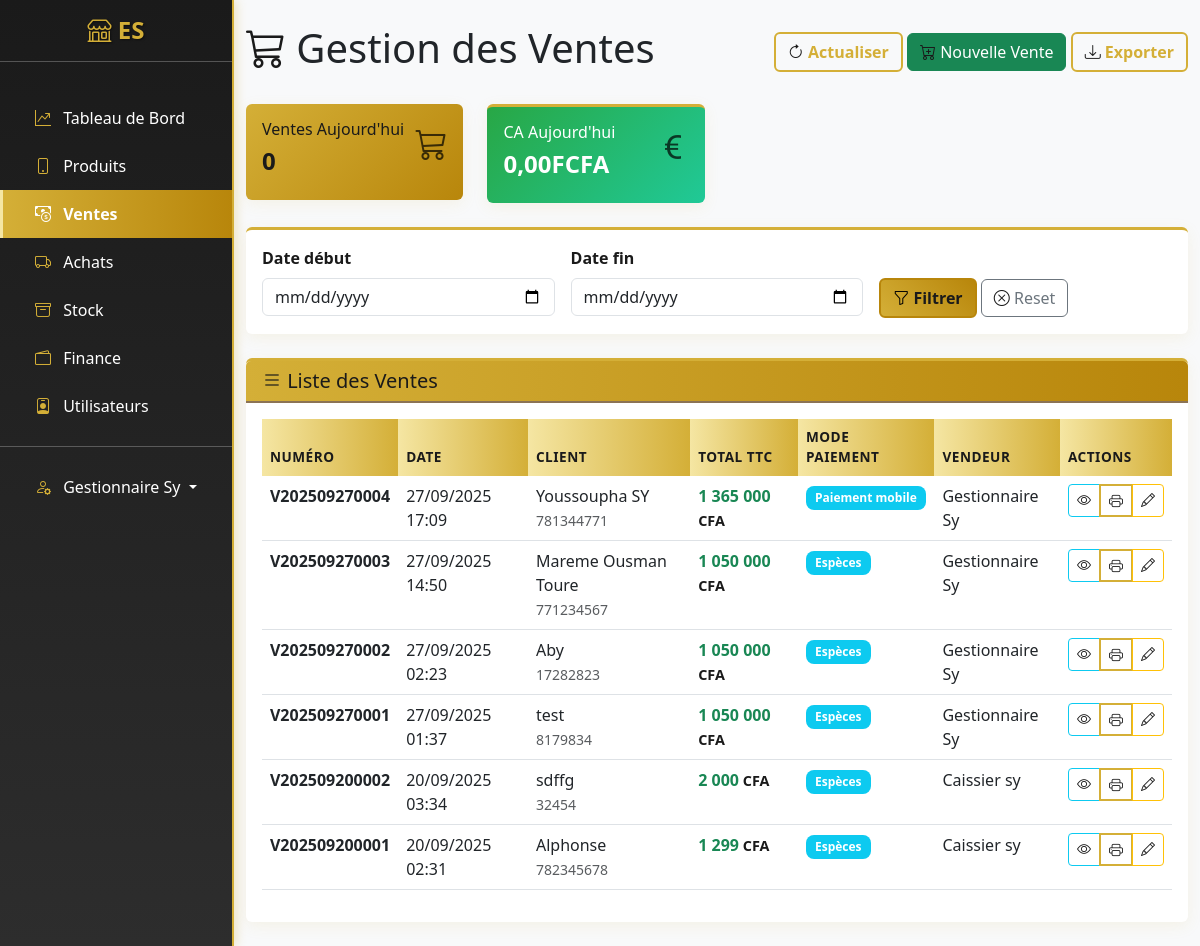
/ventes/ (signed in), run on the app's committed database.
### apps/users/models.py (models this page shows, shortened)
class User(AbstractUser):
    ROLE_CHOICES = [
        ('admin', 'Administrateur'),
        ('manager', 'Gestionnaire'),
        ('cashier', 'Caissier'),
    ]
    email = models.EmailField(unique=True)
    telephone = models.CharField(max_length=15, blank=True)
    role = models.CharField(max_length=20, choices=ROLE_CHOICES, default='Administrateur')
    date_creation = models.DateTimeField(auto_now_add=True)
    USERNAME_FIELD = 'username'
    REQUIRED_FIELDS = ['email']
    class Meta:
        verbose_name = "Utilisateur"
        verbose_name_plural = "Utilisateurs"

### apps/ventes/models.py (models this page shows, shortened)
class Vente(models.Model):
    MODE_PAIEMENT_CHOICES = [
        ('especes', 'Espèces'),
        ('carte', 'Carte bancaire'),
        ('cheque', 'Chèque'),
        ('virement', 'Virement'),
        ('mobile', 'Paiement mobile'),
    ]
    numero = models.CharField(max_length=20, unique=True, blank=True)
    client = models.CharField(max_length=200, blank=True)
    telephone_client = models.CharField(max_length=15, blank=True)
    total_ht = models.DecimalField(max_digits=10, decimal_places=2, default=0)
    total_ttc = models.DecimalField(max_digits=10, decimal_places=2, default=0)
    mode_paiement = models.CharField(max_length=20, choices=MODE_PAIEMENT_CHOICES, default='especes')
    vendeur = models.ForeignKey(User, on_delete=models.SET_NULL, null=True, blank=True, related_name="ventes_vendeur")
    date_vente = models.DateTimeField(auto_now_add=True)
    note = models.TextField(blank=True)
    utilisateur = models.ForeignKey(
        User,
        on_delete=models.SET_NULL,
        null=True,
        blank=True,
        related_name='ventes_utilisateur'  # <- correspond à user.ventes
    )
    class Meta:
        verbose_name = "Vente"
        verbose_name_plural = "Ventes"
        ordering = ['-date_vente']

### apps/ventes/views.py (the view)
# urls.py: path('', views.VenteListView.as_view(), name='list'),
class VenteListView(LoginRequiredMixin, ListView):
    model = Vente
    template_name = 'ventes/list.html'
    context_object_name = 'ventes'
    paginate_by = 20
    def get_queryset(self):
        queryset = Vente.objects.select_related('vendeur')
        date_debut = self.request.GET.get('date_debut')
        date_fin = self.request.GET.get('date_fin')
        if date_debut:
            queryset = queryset.filter(date_vente__date__gte=date_debut)
        if date_fin:
            queryset = queryset.filter(date_vente__date__lte=date_fin)
        return queryset
    def get_context_data(self, **kwargs):
        context = super().get_context_data(**kwargs)
        today = timezone.now().date()
        context['ventes_aujourd_hui'] = Vente.objects.filter(date_vente__date=today).count()
        context['ca_aujourd_hui'] = Vente.objects.filter(
            date_vente__date=today
        ).aggregate(total=Sum('total_ttc'))['total'] or 0
        return context

### templates/ventes/list.html (shortened to what this page needs)
{% extends 'base.html' %}
{% load math_filters %}
{% load humanize %}
{% block content %}
<div class="d-flex justify-content-between align-items-center mb-4">
    <h1><i class="bi bi-cart3"></i> Gestion des Ventes</h1>
    <div>
        <button class="btn btn-outline-primary" onclick="location.reload()">
            <i class="bi bi-arrow-clockwise"></i> Actualiser
        </button>
        <a href="{% url 'ventes:caisse' %}" class="btn btn-success">
            <i class="bi bi-cart-plus"></i> Nouvelle Vente
        </a>
        <a href="{% url 'ventes:export' %}" class="btn btn-outline-primary">
            <i class="bi bi-download "></i> Exporter
        </a>
    </div>
</div>
<div class="row mb-4">
    <div class="col-md-3">
        <div class="card bg-primary text-white">
            <div class="card-body">
                <div class="d-flex justify-content-between">
                    <div>
                        <h6>Ventes Aujourd'hui</h6>
                        <h4 style="font-weight: 900;">{{ ventes_aujourd_hui }}</h4>
                    </div>
                    <i class="bi bi-cart3" style="font-size: 2rem; opacity: 0.7; color: black;"></i>
                </div>
            </div>
        </div>
    </div>
    <div class="col-md-3">
        <div class="card bg-success text-white">
            <div class="card-body">
                <div class="d-flex justify-content-between">
                    <div>
                        <h6>CA Aujourd'hui</h6>
                        <h4 style="font-weight: 900;">{{ ca_aujourd_hui|floatformat:2|intcomma }}FCFA</h4>
                    </div>
                    <i class="bi bi-currency-euro" style="font-size: 2rem; opacity: 0.7; color: black;"></i>
                </div>
            </div>
        </div>
    </div>
</div>
<div class="card mb-4">
    <div class="card-body">
        <form method="get" class="row g-3">
            <div class="col-md-4">
                <label class="form-label">Date début</label>
                <input type="date" name="date_debut" class="form-control" value="{{ request.GET.date_debut }}">
            </div>
            <div class="col-md-4">
                <label class="form-label">Date fin</label>
                <input type="date" name="date_fin" class="form-control" value="{{ request.GET.date_fin }}">
            </div>
            <div class="col-md-4">
                <label class="form-label">&nbsp;</label>
                <div>
                    <button type="submit" class="btn btn-primary">
                        <i class="bi bi-funnel" style="color: black;"></i> Filtrer
                    </button>
                    <a href="{% url 'ventes:list' %}" class="btn btn-outline-secondary">
                        <i class="bi bi-x-circle"></i> Reset
                    </a>
                </div>
            </div>
        </form>
    </div>
</div>
<div class="card">
    <div class="card-header">
        <h5 class="card-title mb-0">
            <i class="bi bi-list"></i> Liste des Ventes
        </h5>
    </div>
    <div class="card-body">
        <div class="table-responsive">
            <table class="table table-hover">
                <thead>
                    <tr>
                        <th>Numéro</th>
                        <th>Date</th>
                        <th>Client</th>
                        <th>Total TTC</th>
                        <th>Mode Paiement</th>
                        <th>Vendeur</th>
                        <th>Actions</th>
                    </tr>
                </thead>
                <tbody>
                    {% for vente in ventes %}
                    <tr>
                        <td>
                            <strong>{{ vente.numero }}</strong>
                        </td>
                        <td>{{ vente.date_vente|date:"d/m/Y H:i" }}</td>
                        <td>
                            {% if vente.client %}
                            {{ vente.client }}
                            {% if vente.telephone_client %}
                            <br><small class="text-muted">{{ vente.telephone_client }}</small>
                            {% endif %}
                            {% else %}
                            <span class="text-muted">Client anonyme</span>
                            {% endif %}
                        </td>
                        <td>
                            <strong class="montant-cfa text-success">{{ vente.total_ttc|floatformat:0|intcomma|intcomma }}</strong>
                        </td>
                        <td>
                            <span class="badge bg-info">{{ vente.get_mode_paiement_display }}</span>
                        </td>
                        <td>
                            {% if vente.vendeur %}
                            {{ vente.vendeur.get_full_name|default:vente.vendeur.username }}
                            {% else %}
                            <span class="text-muted">N/A</span>
                            {% endif %}
                        </td>
                        <td>
                            <div class="btn-group btn-group-sm">
                                <a href="{% url 'ventes:detail' vente.pk %}" class="btn btn-outline-info" title="Voir">
                                    <i class="bi bi-eye"></i>
                                </a>
                                <a href="{% url 'ventes:ticket' vente.pk %}" class="btn btn-outline-primary" title="Ticket" target="_blank">
                                    <i class="bi bi-printer"></i>
                                </a>
                                {% if user.role in 'admin,manager' %}
                                <a href="{% url 'ventes:edit' vente.pk %}" class="btn btn-outline-warning" title="Modifier">
                                    <i class="bi bi-pencil"></i>
                                </a>
                                {% endif %}
                            </div>
                        </td>
                    </tr>
                    {% endfor %}
                </tbody>
            </table>
        </div>
    </div>
</div>
{% endblock %}

### templates/base.html (shortened to what this page needs)
<!DOCTYPE html>
<html lang="fr">
<head>
    <link href="https://cdn.jsdelivr.net/npm/bootstrap@5.3.0/dist/css/bootstrap.min.css" rel="stylesheet">
    <link rel="stylesheet" href="https://cdn.jsdelivr.net/npm/bootstrap-icons@1.11.0/font/bootstrap-icons.css">
    {% load static %}
    <link rel="stylesheet" href="{% static 'css/custom.css' %}">
</head>
<body>
    <div id="wrapper">
        <div class="d-md-flex">
            <nav id="sidebar" class="text-white collapse d-md-block" style="width: 250px; min-height: 100vh;">
                <div class="position-sticky">
                    <div class="py-3">
                        <h4 class="text-center">
                            <i class="logo bi-shop"></i> ES
                        </h4>
                        <hr>
                    </div>
                    <div class="nav flex-column">
                        <a href="{% url 'dashboard:index' %}" class="nav-link text-white {% if request.resolver_match.app_name == 'dashboard' %}active{% endif %}">
                            <i class="logo bi-graph-up-arrow px-2"></i> Tableau de Bord
                        </a>
                        <a href="{% url 'produits:list' %}" class="nav-link text-white {% if request.resolver_match.app_name == 'produits' %}active{% endif %}">
                            <i class="logo bi-phone px-2"></i> Produits
                        </a>
                        <a href="{% url 'ventes:list' %}" class="nav-link text-white {% if request.resolver_match.app_name == 'ventes' %}active{% endif %}">
                            <i class="logo bi-cash-coin px-2"></i> Ventes
                        </a>
                        <a href="{% url 'achats:list' %}" class="nav-link text-white {% if request.resolver_match.app_name == 'achats' %}active{% endif %}">
                            <i class="logo bi-truck px-2"></i> Achats
                        </a>
                        <a href="{% url 'stock:list' %}" class="nav-link text-white {% if request.resolver_match.app_name == 'stock' %}active{% endif %}">
                            <i class="logo bi-archive px-2"></i> Stock
                        </a>
                        <a href="{% url 'finance:overview' %}" class="nav-link text-white {% if request.resolver_match.app_name == 'finance' %}active{% endif %}">
                            <i class="logo bi-wallet2 px-2"></i> Finance
                        </a>
                        {% if user.role in 'admin,manager' %}
                        <a href="{% url 'users:user_list' %}" class="nav-link text-white {% if request.resolver_match.app_name == 'users' %}active{% endif %}">
                            <i class="logo bi-person-badge px-2"></i> Utilisateurs
                        </a>
                        {% endif %}
                        <hr>
                        <div class="dropdown">
                            <a class="nav-link text-white dropdown-toggle" href="#" role="button" data-bs-toggle="dropdown">
                                <i class="logo bi-person-gear px-2"></i> {{ user.get_full_name|default:user.username }}
                            </a>
                        </div>
                    </div>
                </div>
            </nav>
            <main class="flex-fill">
                <div class="container-fluid py-4">
                    {% block content %}{% endblock %}
                </div>
            </main>
        </div>
    </div>
    {% load static %}
</body>
</html>

### static/css/custom.css (style rules this page uses)
:root { --primary-color: #D4AF37; --primary-dark: #B8860B; --secondary-color: #1a1a1a; --secondary-light: #2d2d2d; --success-color: #28a745; --info-color: #17a2b8; --warning-color: #ffc107; --danger-color: #dc3545; --light-gold: #F5E6A3; --dark-gold: #8B7355; }
body { background-color: #f8f9fa; font-family: 'Segoe UI', Tahoma, Geneva, Verdana, sans-serif; }
#sidebar { background: linear-gradient(180deg, var(--secondary-color) 0%, var(--secondary-light) 100%); box-shadow: 2px 0 10px rgba(212, 175, 55, 0.3); border-right: 2px solid var(--primary-color); }
#sidebar .nav-link { padding: 0.75rem 1.5rem; border-radius: 0; transition: all 0.3s ease; color: #ffffff; border-left: 3px solid transparent; }
#sidebar h4 { color: var(--primary-color); text-shadow: 1px 1px 2px rgba(0,0,0,0.5); font-weight: bold; }
.logo { color: var(--primary-color); }
.card { border: none; box-shadow: 0 4px 15px rgba(212, 175, 55, 0.1); transition: all 0.3s ease; border-top: 3px solid var(--primary-color); }
.card-header { background: linear-gradient(90deg, var(--primary-color), var(--primary-dark)); color: var(--secondary-color); border-bottom: 2px solid var(--dark-gold); font-weight: 600; }
.btn-primary { background: linear-gradient(45deg, var(--primary-color), var(--primary-dark)); border: 2px solid var(--primary-dark); color: var(--secondary-color); font-weight: 600; transition: all 0.3s ease; }
.btn-outline-primary { border: 2px solid var(--primary-color); color: var(--primary-color); font-weight: 600; }
.card.bg-primary { background: linear-gradient(135deg, var(--primary-color), var(--primary-dark)) !important; border: none; color: var(--secondary-color) !important; }
.card.bg-success { background: linear-gradient(135deg, #28a745, #20c997) !important; }
.table th { background: linear-gradient(90deg, var(--light-gold), var(--primary-color)); color: var(--secondary-color); border: none; font-weight: 600; text-transform: uppercase; font-size: 0.85rem; letter-spacing: 0.5px; }
.badge { font-size: 0.75em; font-weight: 600; padding: 0.5em 0.75em; border-radius: 0.5rem; }
.form-label { color: var(--secondary-color); font-weight: 600; }
.bi { color: var(--secondary-color); }
.montant-cfa { font-weight: bold; color: var(--primary-color); }
.montant-cfa::after { content: " CFA"; font-size: 0.9em; color: var(--secondary-color); }

### data on the page
User: get_full_name "Gestionnaire Sy"
Vente: numero "V202509270004", date_vente "27/09/2025 17:09", client "Youssoupha SY", telephone_client "781344771", total_ttc "1 365 000", mode_paiement "Paiement mobile", vendeur.get_full_name "Gestionnaire Sy"
Vente: numero "V202509270003", date_vente "27/09/2025 14:50", client "Mareme Ousman Toure", telephone_client "771234567", total_ttc "1 050 000", mode_paiement "Espèces", vendeur.get_full_name "Gestionnaire Sy"
Vente: numero "V202509270002", date_vente "27/09/2025 02:23", client "Aby", telephone_client "17282823", total_ttc "1 050 000", mode_paiement "Espèces", vendeur.get_full_name "Gestionnaire Sy"
Vente: numero "V202509270001", date_vente "27/09/2025 01:37", client "test", telephone_client "8179834", total_ttc "1 050 000", mode_paiement "Espèces", vendeur.get_full_name "Gestionnaire Sy"
Vente: numero "V202509200002", date_vente "20/09/2025 03:34", client "sdffg", telephone_client "32454", total_ttc "2 000", mode_paiement "Espèces", vendeur.get_full_name "Caissier sy"
Vente: numero "V202509200001", date_vente "20/09/2025 02:31", client "Alphonse", telephone_client "782345678", total_ttc "1 299", mode_paiement "Espèces", vendeur.get_full_name "Caissier sy"

### other printed values
{{ ventes_aujourd_hui }} "0"
{{ ca_aujourd_hui|floatformat:2|intcomma }} "0,00"
